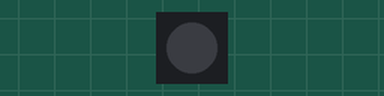
This sketch was run on a simulated ESP8266 (NodeMCU). Shown: 1 RGB LEDs in strip order, left to right. Dim RGB values are drawn brighter than linear; WiFi joins after 1.5 s; servers stay silent unless stated; uploads are accepted with an empty reply; what the sketch prints to the serial monitor is not drawn.

Above: at 0.1 s.
At 0.6 s:
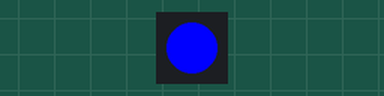
At 3.8 s:
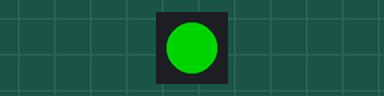
Timing chart, 0 to 5.3 s (numbered marks = the images above):
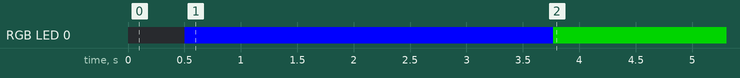

The sketch:

akuy25_blank.ino
```cpp
#include "infos.h"
#include <ESP8266WiFi.h>
#include <FastLED.h>

#define DATA_PIN D4
#define NUM_LEDS 1

CRGB leds[NUM_LEDS];

String keyword = "\"aqi\":";
float score_aqi;

unsigned long previousRequestTime = 0;
const unsigned long interval = 1800000;

void setup() {
  Serial.begin(115200);
  FastLED.addLeds<WS2811, DATA_PIN, GRB>(leds, NUM_LEDS);
  FastLED.setBrightness(lum);

  Serial.print("Connexion WiFi");
  WiFi.begin(ssid, password);

  while (WiFi.status() != WL_CONNECTED) {
    delay(500);
    leds[0] = CRGB::Blue;
    FastLED.show();
    Serial.print(".");
  }

  Serial.println("\nWiFi connecté");
  Serial.println(WiFi.localIP());


  AQIrequest();
  previousRequestTime = millis();
}

void loop() {
  unsigned long currentTime = millis();

  if (currentTime - previousRequestTime >= interval) {
    AQIrequest();
    previousRequestTime = currentTime;
  }

}

void AQIrequest() {
  WiFiClient client;
  const int httpPort = 80;
  if (!client.connect(host, httpPort)) {
    Serial.println("Connexion échouée");
    return;
  }

  String url = "/feed/geo:" + String(geoloc) + "/?token=" + token;
  client.print(String("GET ") + url + " HTTP/1.1\r\nHost: " + host + "\r\nConnection: close\r\n\r\n");

  delay(1000);
  bool inBody = false;

  while (client.available()) {
    String line = client.readStringUntil('\r');

    if (line.length() == 1) inBody = true;
    if (inBody) {
      int pos = line.indexOf(keyword);
      if (pos > 0) {
        score_aqi = atof(&line[pos + keyword.length()]);
        break;
      }
    }
  }

  Serial.print("Score AQI : ");
  Serial.println(score_aqi);

  setColorBasedOnAQI(score_aqi);
}

void setColorBasedOnAQI(float aqi) {
  if (aqi < 50) leds[0] = CRGB::Green;
  else if (aqi < 100) leds[0] = CRGB::Yellow;
  else if (aqi < 150) leds[0] = CRGB::Orange;
  else if (aqi < 200) leds[0] = CRGB::Red;
  else if (aqi < 300) leds[0] = CRGB::Violet;
  else leds[0] = CRGB::Brown;

  FastLED.show();
}
```

infos.h
```cpp
// INTERNET ET CONNEXION
// Les valeurs à changer pour le wifi
const char* ssid  =    "myssid";
const char* password = "mypassword";


// VALEURS POUR LE SERVEUR WEB
 // adresse "mere" du site web
const char* host     = "api.waqi.info";
// jeton d'accès
const char* token   = "mytoken";
// geolocalisation actuelle
const char* geoloc     = "myLon;myLat";


//luminosité led
#define lum  255
```

Measured:
- by itself, RGB LED 0: off → RGB(0, 0, 255) at 0.50 s, → RGB(0, 128, 0) 3.3 s later
